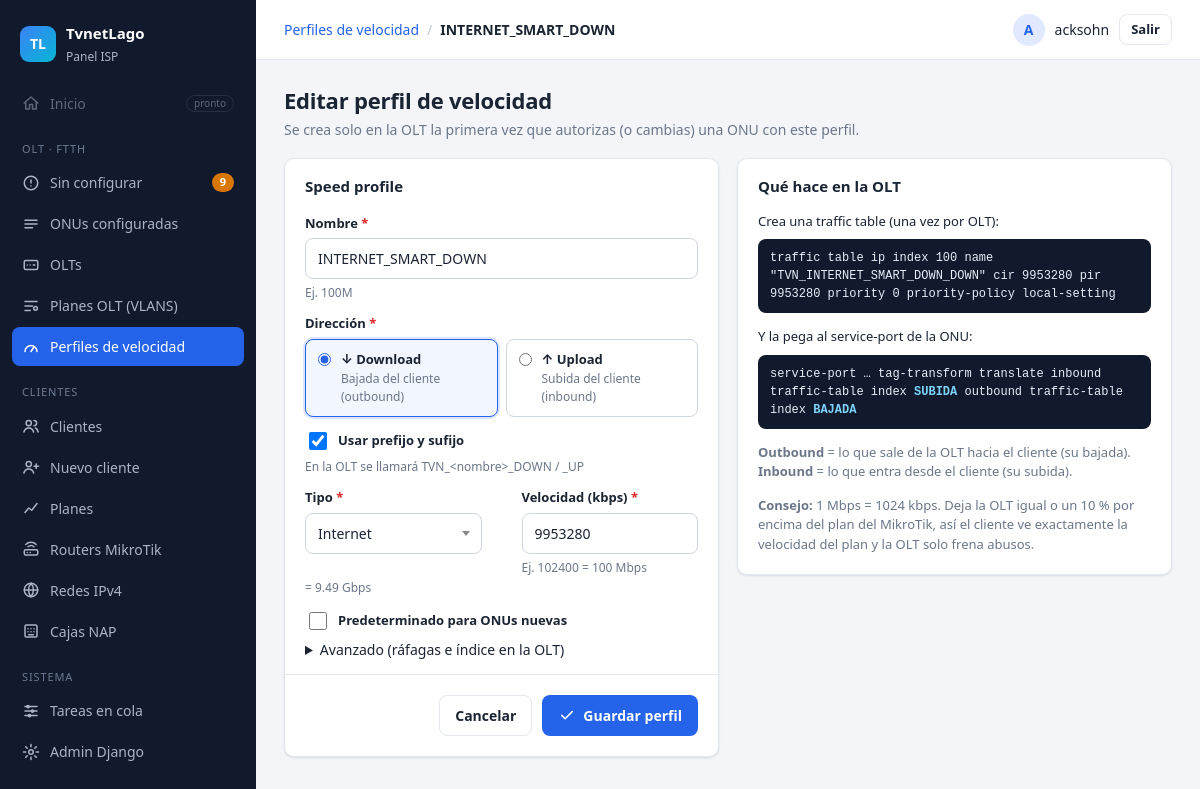
/olt/velocidades/1/ (signed in), run on the app's committed database.
### Aplicaciones/ServerOLT/models.py (models this page shows, shortened)
class PerfilVelocidad(models.Model):
    DIRECCIONES = [("bajada", "Bajada (download)"), ("subida", "Subida (upload)")]
    TIPOS = [("internet", "Internet"), ("iptv", "IPTV"), ("voip", "VoIP"), ("gestion", "Gestión")]
    nombre = models.CharField(max_length=40, help_text="Ej. 100M")
    direccion = models.CharField("Dirección", max_length=6, choices=DIRECCIONES, default="bajada")
    usar_prefijo = models.BooleanField("Usar prefijo y sufijo", default=True,
                                       help_text="En la OLT se llamará TVN_<nombre>_DOWN / _UP")
    tipo = models.CharField(max_length=10, choices=TIPOS, default="internet")
    kbps = models.PositiveIntegerField("Velocidad (kbps)", help_text="Ej. 102400 = 100 Mbps")
    cbs_ms = models.PositiveSmallIntegerField(
        "CBS - committed burst (ms)", null=True, blank=True, default=100,
        help_text="Cuántos ms de tráfico absorbe la OLT antes de descartar. SmartOLT usa 100. Vacío = lo que ponga la OLT.")
    pbs_ms = models.PositiveSmallIntegerField(
        "PBS - peak burst (ms)", null=True, blank=True, default=100,
        help_text="Cuántos ms tolera por encima del CBS. SmartOLT usa 100. Vacío = lo que ponga la OLT.")
    predeterminado = models.BooleanField("Predeterminado para ONUs nuevas", default=False)
    indice_olt = models.PositiveSmallIntegerField(
        "Índice de traffic table", unique=True, null=True, blank=True,
        help_text="Número de la traffic table en la OLT. Vacío = el sistema elige uno libre desde 100.")
    creado_en_olt = models.BooleanField(default=False, editable=False,
                                        help_text="Ya se creó en alguna OLT: la velocidad ya no se puede editar")
    creado = models.DateTimeField(auto_now_add=True)
    class Meta:
        verbose_name = "perfil de velocidad"
        verbose_name_plural = "perfiles de velocidad"
        ordering = ["direccion", "kbps"]
        constraints = [models.UniqueConstraint(fields=["nombre", "direccion"], name="perfil_vel_unico")]
    @property
    def sufijo(self):
        return "DOWN" if self.direccion == "bajada" else "UP"
    @property
    def nombre_olt(self):
        import re
        base = f"TVN_{self.nombre}_{self.sufijo}" if self.usar_prefijo else self.nombre
        return re.sub(r"[^A-Za-z0-9_-]", "_", base)[:32]
    def burst_bytes(self, ms):
        if not ms:
            return None
        return max(2000, min(10240000, int(self.kbps * ms / 8)))
    def comando_huawei(self):
        cbs, pbs = self.burst_bytes(self.cbs_ms), self.burst_bytes(self.pbs_ms)
        cir = f"cir {self.kbps}" + (f" cbs {cbs}" if cbs else "")
        pir = f"pir {self.kbps}" + (f" pbs {pbs}" if pbs else "")
        return (f'traffic table ip index {self.indice_olt} name "{self.nombre_olt}" {cir} {pir} '
                f"priority 0 priority-policy local-setting")

### Aplicaciones/ServerOLT/views.py (the view, shortened to what this page needs)
# urls.py: path("velocidades/<int:pk>/", views.velocidad_form, name="velocidad_editar"),
@login_required
def velocidad_form(request, pk=None):
    if not request.user.has_perm("ServerOLT.change_perfilvelocidad" if pk else "ServerOLT.add_perfilvelocidad"):
        raise PermissionDenied
    perfil = get_object_or_404(PerfilVelocidad, pk=pk) if pk else None
    inicial = {"direccion": request.GET.get("dir")} if not perfil and request.GET.get("dir") in ("bajada", "subida") else None
    form = PerfilVelocidadForm(request.POST or None, instance=perfil, initial=inicial)
    usos = (perfil.onus_bajada.count() + perfil.onus_subida.count()) if perfil else 0
    return render(request, "olt/velocidad_form.html", {"form": form, "perfil": perfil, "usos": usos})

### Aplicaciones/ServerOLT/forms.py (shortened to what this page needs)
class PerfilVelocidadForm(forms.ModelForm):
    bloqueado = False
    BLOQUEADOS = ["nombre", "direccion", "usar_prefijo", "kbps", "cbs_ms", "pbs_ms", "indice_olt"]
    class Meta:
        model = PerfilVelocidad
        fields = ["nombre", "direccion", "usar_prefijo", "tipo", "kbps", "predeterminado",
                  "cbs_ms", "pbs_ms", "indice_olt"]
        widgets = {"nombre": forms.TextInput(attrs={"placeholder": "100M"}),
                   "direccion": forms.RadioSelect(attrs={"class": "radios"}),
                   "kbps": forms.NumberInput(attrs={"placeholder": "102400", "min": 64, "max": 10240000}),
                   "cbs_ms": forms.NumberInput(attrs={"placeholder": "vacío"}),
                   "pbs_ms": forms.NumberInput(attrs={"placeholder": "vacío"}),
                   "indice_olt": forms.NumberInput(attrs={"placeholder": "automático"})}
    def __init__(self, *args, **kwargs):
        super().__init__(*args, **kwargs)
        if self.instance.pk and self.instance.creado_en_olt:
            for nombre in self.BLOQUEADOS:
                self.fields[nombre].disabled = True
            self.bloqueado = True

### Aplicaciones/ServerOLT/context_processors.py (called while the page is built)
def menu(request):
    if not request.user.is_authenticated:
        return {}
    return {"menu_pendientes": ONU.objects.filter(estado="sin_autorizar").count()}

### Aplicaciones/ServerOLT/templates/olt/velocidad_form.html (shortened to what this page needs)
{% extends "panel/base.html" %}
{% block migas %}<a href="{% url 'olt:velocidades' %}">Perfiles de velocidad</a><span class="sep">/</span><strong>{% if perfil %}{{ perfil.nombre }}{% else %}Nuevo{% endif %}</strong>{% endblock %}
{% block contenido %}
<div class="cabecera">
  <div>
    <h1>{% if perfil %}Editar perfil de velocidad{% else %}Nuevo perfil de velocidad{% endif %}</h1>
    <p class="sub">Se crea solo en la OLT la primera vez que autorizas (o cambias) una ONU con este perfil.</p>
  </div>
</div>
<form method="post" class="formulario-ancho" novalidate>
  <div class="rejilla-2">
    <div class="tarjeta formulario">
      <div class="tarjeta-titulo">Speed profile</div>
      {% with campo=form.nombre %}{% include "clientes/_campo.html" %}{% endwith %}
      <div class="campo {% if form.direccion.errors %}con-error{% endif %}">
        <label>Dirección <span class="req">*</span></label>
        <div class="opciones-modo">
          {% for r in form.direccion %}<label class="opcion-modo">{{ r.tag }}<span>{% if r.data.value == "bajada" %}<strong>↓ Download</strong><small>Bajada del cliente (outbound)</small>{% else %}<strong>↑ Upload</strong><small>Subida del cliente (inbound)</small>{% endif %}</span></label>{% endfor %}
        </div>
      </div>
      {% with campo=form.usar_prefijo %}{% include "clientes/_campo.html" %}{% endwith %}
      <div class="campos-2">
        {% with campo=form.tipo %}{% include "clientes/_campo.html" %}{% endwith %}
        {% with campo=form.kbps %}{% include "clientes/_campo.html" %}{% endwith %}
      </div>
      <div class="campo" style="margin-top:-10px"><small class="ayuda" id="vel-texto"></small></div>
      {% with campo=form.predeterminado %}{% include "clientes/_campo.html" %}{% endwith %}
      <details {% if form.cbs_ms.errors or form.pbs_ms.errors or form.indice_olt.errors or form.cbs_ms.value or form.pbs_ms.value %}open{% endif %}>
        <summary>Avanzado (ráfagas e índice en la OLT)</summary>
      </details>
      <div class="acciones">
        <a class="btn btn-fantasma" href="{% url 'olt:velocidades' %}">Cancelar</a>
        <button class="btn btn-primario" type="submit" data-cargando="Guardando…">
          <svg viewBox="0 0 24 24"><path d="M5 12.5l4.5 4.5L19 7.5"/></svg> Guardar perfil</button>
      </div>
    </div>
    <div class="tarjeta formulario">
      <div class="tarjeta-titulo">Qué hace en la OLT</div>
      <div class="pasos">
        <p>Crea una traffic table (una vez por OLT):</p>
        {% if perfil %}<code>{{ perfil.comando_huawei }}</code>{% else %}<code>traffic table ip index <b>auto</b> name "TVN_<b id="v-nom">100M</b>_<b id="v-suf">DOWN</b>" cir <b class="v-k">102400</b> pir <b class="v-k">102400</b> priority 0 priority-policy local-setting</code>{% endif %}
        <p>Y la pega al service-port de la ONU:</p>
        <code>service-port … tag-transform translate inbound traffic-table index <b>SUBIDA</b> outbound traffic-table index <b>BAJADA</b></code>
        <p class="tenue chico"><strong>Outbound</strong> = lo que sale de la OLT hacia el cliente (su bajada). <strong>Inbound</strong> = lo que entra desde el cliente (su subida).</p>
        <p class="tenue chico"><strong>Consejo:</strong> 1 Mbps = 1024 kbps. Deja la OLT igual o un 10 % por encima del plan del MikroTik, así el cliente ve exactamente la velocidad del plan y la OLT solo frena abusos.</p>
      </div>
    </div>
  </div>
</form>
{% endblock %}

### templates/panel/base.html (shortened to what this page needs)
{% load static %}<!DOCTYPE html>
<html lang="es">
<head>
  <link rel="stylesheet" href="{% static 'vendor/select2/select2.min.css' %}">
  <link rel="stylesheet" href="{% static 'css/panel.css' %}">
</head>
<body>
<div class="app">
  <aside class="sidebar" id="sidebar">
    <div class="marca">
      <span class="marca-logo">TL</span>
      <div><strong>TvnetLago</strong><small>Panel ISP</small></div>
    </div>
    {% with ruta=request.resolver_match.view_name %}
    <nav>
      <a class="item deshabilitado" title="Próximamente">
        <svg viewBox="0 0 24 24"><path d="M3 12l9-8 9 8M5 10v10h5v-6h4v6h5V10"/></svg>
        Inicio <span class="pronto">pronto</span>
      </a>
      <p class="seccion">OLT · FTTH</p>
      <a class="item {% if ruta == 'olt:sin_configurar' or ruta == 'olt:autorizar' %}activo{% endif %}"
         href="{% url 'olt:sin_configurar' %}">
        <svg viewBox="0 0 24 24"><circle cx="12" cy="12" r="9"/><path d="M12 8v4M12 16h.01"/></svg>
        Sin configurar
        <span id="menu-pendientes" data-vivo class="contador-caja">{% if menu_pendientes %}<span class="contador">{{ menu_pendientes }}</span>{% endif %}</span>
      </a>
      <a class="item {% if ruta == 'olt:configuradas' or ruta == 'olt:detalle_onu' %}activo{% endif %}" href="{% url 'olt:configuradas' %}">
        <svg viewBox="0 0 24 24"><path d="M4 7h16M4 12h16M4 17h10"/></svg>
        ONUs configuradas
      </a>
      <a class="item {% if ruta == 'olt:olts' or ruta == 'olt:detalle_olt' or ruta == 'olt:olt_nueva' or ruta == 'olt:olt_editar' %}activo{% endif %}" href="{% url 'olt:olts' %}">
        <svg viewBox="0 0 24 24"><rect x="3" y="6" width="18" height="12" rx="2"/><path d="M7 12h.01M11 12h.01M15 12h2"/></svg>
        OLTs
      </a>
      <a class="item {% if ruta == 'olt:planes_olt' or ruta == 'olt:plan_olt_nuevo' or ruta == 'olt:plan_olt_editar' %}activo{% endif %}" href="{% url 'olt:planes_olt' %}">
        <svg viewBox="0 0 24 24"><path d="M4 6h16M4 12h10M4 18h7"/><circle cx="18" cy="15" r="2.5"/></svg>
        Planes OLT (VLANS)
      </a>
      <a class="item {% if ruta == 'olt:velocidades' or ruta == 'olt:velocidad_nueva' or ruta == 'olt:velocidad_editar' %}activo{% endif %}" href="{% url 'olt:velocidades' %}">
        <svg viewBox="0 0 24 24"><path d="M4 18a8 8 0 1 1 16 0"/><path d="M12 18l4-6"/></svg>
        Perfiles de velocidad
      </a>
      <p class="seccion">Clientes</p>
      <a class="item {% if request.resolver_match.namespace == 'clientes' and ruta != 'clientes:nuevo' and 'plan' not in ruta and 'router' not in ruta %}activo{% endif %}" href="{% url 'clientes:lista' %}">
        <svg viewBox="0 0 24 24"><circle cx="9" cy="8" r="3.5"/><path d="M2.5 20c.8-3.5 3.3-5.5 6.5-5.5s5.7 2 6.5 5.5M16 4.5a3.5 3.5 0 010 7M18 14.6c1.9.7 3 2.6 3.5 5.4"/></svg>
        Clientes
      </a>
      {% if perms.ServerMikro.add_cliente %}
      <a class="item {% if ruta == 'clientes:nuevo' %}activo{% endif %}" href="{% url 'clientes:nuevo' %}">
        <svg viewBox="0 0 24 24"><circle cx="9" cy="8" r="3.5"/><path d="M2.5 20c.8-3.5 3.3-5.5 6.5-5.5s5.7 2 6.5 5.5M19 8v6M16 11h6"/></svg>
        Nuevo cliente
      </a>
      {% endif %}
      <a class="item {% if ruta == 'clientes:planes' or ruta == 'clientes:plan_nuevo' or ruta == 'clientes:plan_editar' %}activo{% endif %}" href="{% url 'clientes:planes' %}">
        <svg viewBox="0 0 24 24"><path d="M4 18l5-6 4 3 7-9"/></svg>
        Planes
      </a>
      <a class="item {% if 'router' in ruta %}activo{% endif %}" href="{% url 'clientes:routers' %}">
        <svg viewBox="0 0 24 24"><rect x="3" y="13" width="18" height="7" rx="2"/><path d="M7 16.5h.01M11 16.5h.01M8 9a6 6 0 018 0M5 6a10 10 0 0114 0"/></svg>
        Routers MikroTik
      </a>
      <a class="item {% if ruta == 'clientes:redes' or 'clientes:red_' in ruta %}activo{% endif %}" href="{% url 'clientes:redes' %}">
        <svg viewBox="0 0 24 24"><circle cx="12" cy="12" r="9"/><path d="M3 12h18M12 3a14 14 0 010 18M12 3a14 14 0 000 18"/></svg>
        Redes IPv4
      </a>
      <a class="item {% if 'clientes:nap' in ruta %}activo{% endif %}" href="{% url 'clientes:naps' %}">
        <svg viewBox="0 0 24 24"><rect x="4" y="4" width="16" height="16" rx="2"/><path d="M8 9h.01M12 9h.01M16 9h.01M8 13h.01M12 13h.01M16 13h.01M9 17h6"/></svg>
        Cajas NAP
      </a>
      <p class="seccion">Sistema</p>
      <a class="item {% if ruta == 'tareas:lista' %}activo{% endif %}" href="{% url 'tareas:lista' %}">
        <svg viewBox="0 0 24 24"><path d="M4 6h16M4 12h16M4 18h16"/><circle cx="8" cy="6" r="1.5"/><circle cx="14" cy="12" r="1.5"/><circle cx="10" cy="18" r="1.5"/></svg>
        Tareas en cola
      </a>
      {% if user.is_staff %}
      <a class="item" href="{% url 'admin:index' %}">
        <svg viewBox="0 0 24 24"><circle cx="12" cy="12" r="3"/><path d="M12 2v3M12 19v3M2 12h3M19 12h3M4.9 4.9L7 7M17 17l2.1 2.1M4.9 19.1L7 17M17 7l2.1-2.1"/></svg>
        Admin Django
      </a>
      {% endif %}
    </nav>
    {% endwith %}
  </aside>
  <div class="principal">
    <header class="topbar">
      <div class="migas">{% block migas %}{% endblock %}</div>
      {% if user.is_authenticated %}
      <form method="post" action="{% url 'logout' %}" class="usuario">
        <span class="avatar">{{ user.username|slice:":1"|upper }}</span>
        <span class="usuario-nombre">{{ user.username }}</span>
        <button type="submit" class="btn btn-fantasma btn-sm">Salir</button>
      </form>
      {% endif %}
    </header>
    <main class="contenido">
      {% block contenido %}{% endblock %}
    </main>
  </div>
</div>
</body>
</html>

### Aplicaciones/ServerMikro/templates/clientes/_campo.html (shortened to what this page needs)
{% if campo.field.widget.input_type == "checkbox" %}
<div class="campo campo-check {% if campo.errors %}con-error{% endif %}">
  <label>{{ campo }} {{ campo.label }}</label>
  {% if campo.help_text %}<small class="ayuda">{{ campo.help_text }}</small>{% endif %}
</div>
{% else %}
<div class="campo {% if campo.errors %}con-error{% endif %}">
  <label for="{{ campo.id_for_label }}">{{ campo.label }}{% if campo.field.required %} <span class="req">*</span>{% endif %}</label>
  {{ campo }}
  {% if campo.help_text %}<small class="ayuda">{{ campo.help_text }}</small>{% endif %}
</div>
{% endif %}

### data on the page
PerfilVelocidad: nombre "INTERNET_SMART_DOWN", usar_prefijo "☑", kbps "9953280", comando_huawei "traffic table ip index 100 name \"TVN_INTERNET_SMART_DOWN_DOWN\" cir 9953280 pir 9953280 priority 0 priority-policy local-setting"

### other printed values
{{ menu_pendientes }} "9"
{{ user.username|slice:":1"|upper }} "A"
{{ user.username }} "acksohn"
{{ campo.label }} "Nombre Tipo Velocidad (kbps)"
{{ campo.help_text }} "Ej. 100M Ej. 102400 = 100 Mbps"
{{ campo.label }} "Usar prefijo y sufijo Predeterminado para ONUs nuevas"
{{ campo.help_text }} "En la OLT se llamará TVN_<nombre>_DOWN / _UP"
